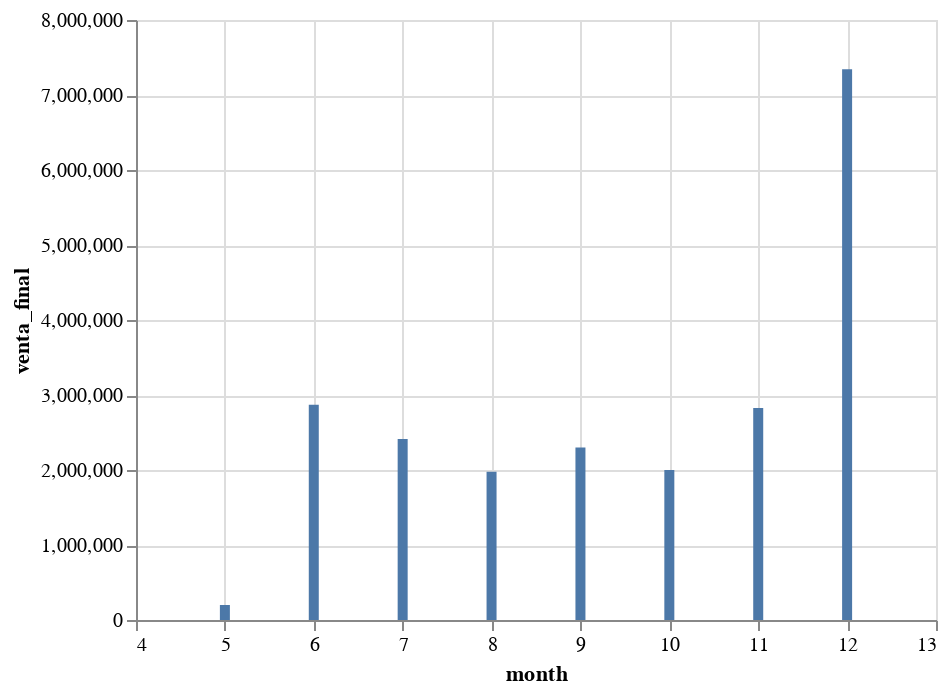

Notebook code cell kept with this figure:
### Code cell
import altair as alt

chart = alt.Chart(sales_by_month.reset_index()).mark_bar().encode(x='month',y='venta_final')

(chart).display()

### Figure 1 — Vega-Lite specification as saved in the notebook (floating-point values rounded to 4 significant figures)
{"config": {"view": {"continuousWidth": 400, "continuousHeight": 300}}, "data": {"name": "data-746996d35c065cca8075cddba0a19b20"}, "mark": "bar", "encoding": {"x": {"field": "month", "type": "quantitative"}, "y": {"field": "venta_final", "type": "quantitative"}}, "$schema": "https://vega.github.io/schema/vega-lite/v4.17.0.json", "datasets": {"data-746996d35c065cca8075cddba0a19b20": [{"month": 5, "venta_final": 200000}, {"month": 6, "venta_final": 2869000}, {"month": 7, "venta_final": 2415000}, {"month": 8, "venta_final": 1977000}, {"month": 9, "venta_final": 2300000}, {"month": 10, "venta_final": 1999000}, {"month": 11, "venta_final": 2828000}, {"month": 12, "venta_final": 7344000}]}}
